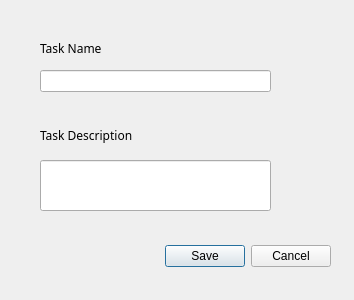
<?xml version="1.0" encoding="UTF-8"?>
<ui version="4.0">
 <class>AddTaskDialog</class>
 <widget class="QDialog" name="AddTaskDialog">
  <property name="geometry">
   <rect>
    <x>0</x>
    <y>0</y>
    <width>354</width>
    <height>300</height>
   </rect>
  </property>
  <property name="windowTitle">
   <string>New Task</string>
  </property>
  <property name="windowIcon">
   <iconset theme="QIcon::ThemeIcon::ListAdd"/>
  </property>
  <widget class="QDialogButtonBox" name="buttonBox">
   <property name="geometry">
    <rect>
     <x>70</x>
     <y>240</y>
     <width>261</width>
     <height>32</height>
    </rect>
   </property>
   <property name="orientation">
    <enum>Qt::Orientation::Horizontal</enum>
   </property>
   <property name="standardButtons">
    <set>QDialogButtonBox::StandardButton::Cancel|QDialogButtonBox::StandardButton::Save</set>
   </property>
   <property name="centerButtons">
    <bool>false</bool>
   </property>
  </widget>
  <widget class="QLineEdit" name="taskNameLineEdit">
   <property name="geometry">
    <rect>
     <x>40</x>
     <y>70</y>
     <width>231</width>
     <height>22</height>
    </rect>
   </property>
  </widget>
  <widget class="QLineEdit" name="taskDescriptionLineEdit">
   <property name="geometry">
    <rect>
     <x>40</x>
     <y>160</y>
     <width>231</width>
     <height>51</height>
    </rect>
   </property>
  </widget>
  <widget class="QLabel" name="taskNameLabel">
   <property name="geometry">
    <rect>
     <x>40</x>
     <y>40</y>
     <width>71</width>
     <height>16</height>
    </rect>
   </property>
   <property name="font">
    <font>
     <family>Kristen ITC</family>
    </font>
   </property>
   <property name="text">
    <string>Task Name</string>
   </property>
  </widget>
  <widget class="QLabel" name="taskDescriptionLabel">
   <property name="geometry">
    <rect>
     <x>40</x>
     <y>110</y>
     <width>121</width>
     <height>51</height>
    </rect>
   </property>
   <property name="font">
    <font>
     <family>Kristen ITC</family>
    </font>
   </property>
   <property name="text">
    <string>Task Description</string>
   </property>
  </widget>
 </widget>
 <resources/>
 <connections>
  <connection>
   <sender>buttonBox</sender>
   <signal>accepted()</signal>
   <receiver>AddTaskDialog</receiver>
   <slot>accept()</slot>
   <hints>
    <hint type="sourcelabel">
     <x>248</x>
     <y>254</y>
    </hint>
    <hint type="destinationlabel">
     <x>157</x>
     <y>274</y>
    </hint>
   </hints>
  </connection>
  <connection>
   <sender>buttonBox</sender>
   <signal>rejected()</signal>
   <receiver>AddTaskDialog</receiver>
   <slot>reject()</slot>
   <hints>
    <hint type="sourcelabel">
     <x>316</x>
     <y>260</y>
    </hint>
    <hint type="destinationlabel">
     <x>286</x>
     <y>274</y>
    </hint>
   </hints>
  </connection>
 </connections>
</ui>
